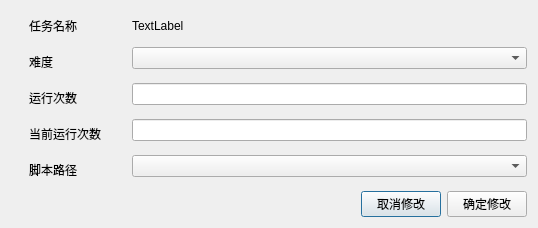
<?xml version="1.0" encoding="UTF-8"?>
<ui version="4.0">
 <class>ModifyTaskDialogClass</class>
 <widget class="QDialog" name="ModifyTaskDialogClass">
  <property name="geometry">
   <rect>
    <x>0</x>
    <y>0</y>
    <width>538</width>
    <height>223</height>
   </rect>
  </property>
  <property name="windowTitle">
   <string>修改任务</string>
  </property>
  <layout class="QFormLayout" name="formLayout">
   <item row="0" column="0">
    <widget class="QLabel" name="taskLabel">
     <property name="styleSheet">
      <string notr="true">QLabel{
	color:rgb(0, 0, 0);
	min-height:30px;
min-width:100px;
max-height:30px;
max-height:100px;
margin-left:15px;
}</string>
     </property>
     <property name="text">
      <string>任务名称</string>
     </property>
    </widget>
   </item>
   <item row="0" column="1">
    <widget class="QLabel" name="taskNameLabel">
     <property name="text">
      <string>TextLabel</string>
     </property>
    </widget>
   </item>
   <item row="1" column="0">
    <widget class="QLabel" name="difficultyLabel">
     <property name="styleSheet">
      <string notr="true">QLabel{
	color:rgb(0, 0, 0);
	min-height:30px;
min-width:100px;
max-height:30px;
max-height:100px;
margin-left:15px;
}</string>
     </property>
     <property name="text">
      <string>难度</string>
     </property>
    </widget>
   </item>
   <item row="1" column="1">
    <widget class="QComboBox" name="difficultyComboBox"/>
   </item>
   <item row="2" column="0">
    <widget class="QLabel" name="runTimesLabel">
     <property name="styleSheet">
      <string notr="true">QLabel{
	color:rgb(0, 0, 0);
	min-height:30px;
min-width:100px;
max-height:30px;
max-height:100px;
margin-left:15px;
}</string>
     </property>
     <property name="text">
      <string>运行次数</string>
     </property>
    </widget>
   </item>
   <item row="2" column="1">
    <widget class="QLineEdit" name="runTimesLineEdit"/>
   </item>
   <item row="3" column="0">
    <widget class="QLabel" name="finishedTimesLabel">
     <property name="styleSheet">
      <string notr="true">QLabel{
	color:rgb(0, 0, 0);
	min-height:30px;
min-width:100px;
max-height:30px;
max-height:100px;
margin-left:15px;
}</string>
     </property>
     <property name="text">
      <string>当前运行次数</string>
     </property>
    </widget>
   </item>
   <item row="3" column="1">
    <widget class="QLineEdit" name="finishedTimesLineEdit"/>
   </item>
   <item row="4" column="0">
    <widget class="QLabel" name="scriptLabel">
     <property name="styleSheet">
      <string notr="true">QLabel{
	color:rgb(0, 0, 0);
	min-height:30px;
min-width:100px;
max-height:30px;
max-height:100px;
margin-left:15px;
}</string>
     </property>
     <property name="text">
      <string>脚本路径</string>
     </property>
    </widget>
   </item>
   <item row="4" column="1">
    <widget class="QComboBox" name="scriptComboBox"/>
   </item>
   <item row="5" column="0">
    <spacer name="verticalSpacer">
     <property name="orientation">
      <enum>Qt::Orientation::Vertical</enum>
     </property>
     <property name="sizeHint" stdset="0">
      <size>
       <width>20</width>
       <height>40</height>
      </size>
     </property>
    </spacer>
   </item>
   <item row="5" column="1">
    <layout class="QHBoxLayout" name="horizontalLayout_2">
     <item>
      <spacer name="horizontalSpacer">
       <property name="orientation">
        <enum>Qt::Orientation::Horizontal</enum>
       </property>
       <property name="sizeHint" stdset="0">
        <size>
         <width>40</width>
         <height>20</height>
        </size>
       </property>
      </spacer>
     </item>
     <item>
      <widget class="QPushButton" name="cancelPushButton">
       <property name="text">
        <string>取消修改</string>
       </property>
      </widget>
     </item>
     <item>
      <widget class="QPushButton" name="confirmPushButton">
       <property name="text">
        <string>确定修改</string>
       </property>
      </widget>
     </item>
    </layout>
   </item>
  </layout>
 </widget>
 <layoutdefault spacing="6" margin="11"/>
 <resources/>
 <connections/>
</ui>
